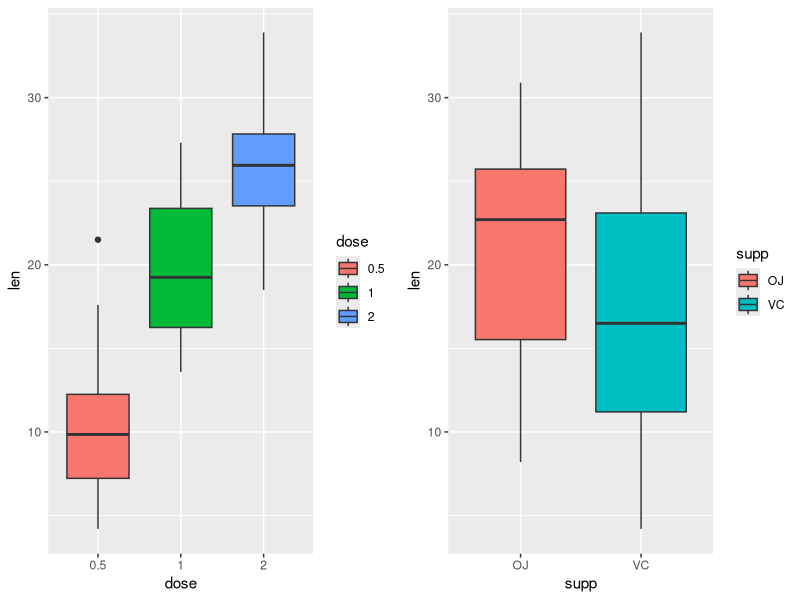

Here is the R script that generated this plot:
## ---- chunk 1
knitr::opts_chunk$set(echo = TRUE)
## ---- chunk 2
setwd("C:/Study/Coursera/1 Data-Science/2 RStudio/6 Class 6/Coursera_DataScience_Class6_FinalProject")
set.seed(135246987)
library(ggplot2)
library(gridExtra)
library(grid)
library(datasets)
## ---- chunk 3
data("ToothGrowth")
dataTG <- ToothGrowth
str(dataTG)
head(dataTG)
summary(dataTG)
dataTG$dose <- as.factor(dataTG$dose)
## ---- chunk 4
g1 <- ggplot(data = dataTG, aes(x=dose, y=len)) +
        geom_boxplot(aes(fill = dose))
g2 <- ggplot(data = dataTG, aes(x=supp ,y=len)) +
        geom_boxplot(aes(fill = supp))
grid.arrange(g1,g2,nrow=1)
## ---- chunk 5
t.test(len ~ supp, data = dataTG, alternative ="two.sided")
## ---- chunk 6
dataTG_0.5_1.0 <- subset(dataTG, dose %in% c("0.5","1"))
dataTG_0.5_2.0 <- subset(dataTG, dose %in% c("0.5","2"))
dataTG_1.0_2.0 <- subset(dataTG, dose %in% c("1","2"))
## ---- chunk 7
t.test(len ~ dose, data = dataTG_0.5_1.0)
t.test(len ~ dose, data = dataTG_0.5_2.0)
t.test(len ~ dose, data = dataTG_1.0_2.0)
